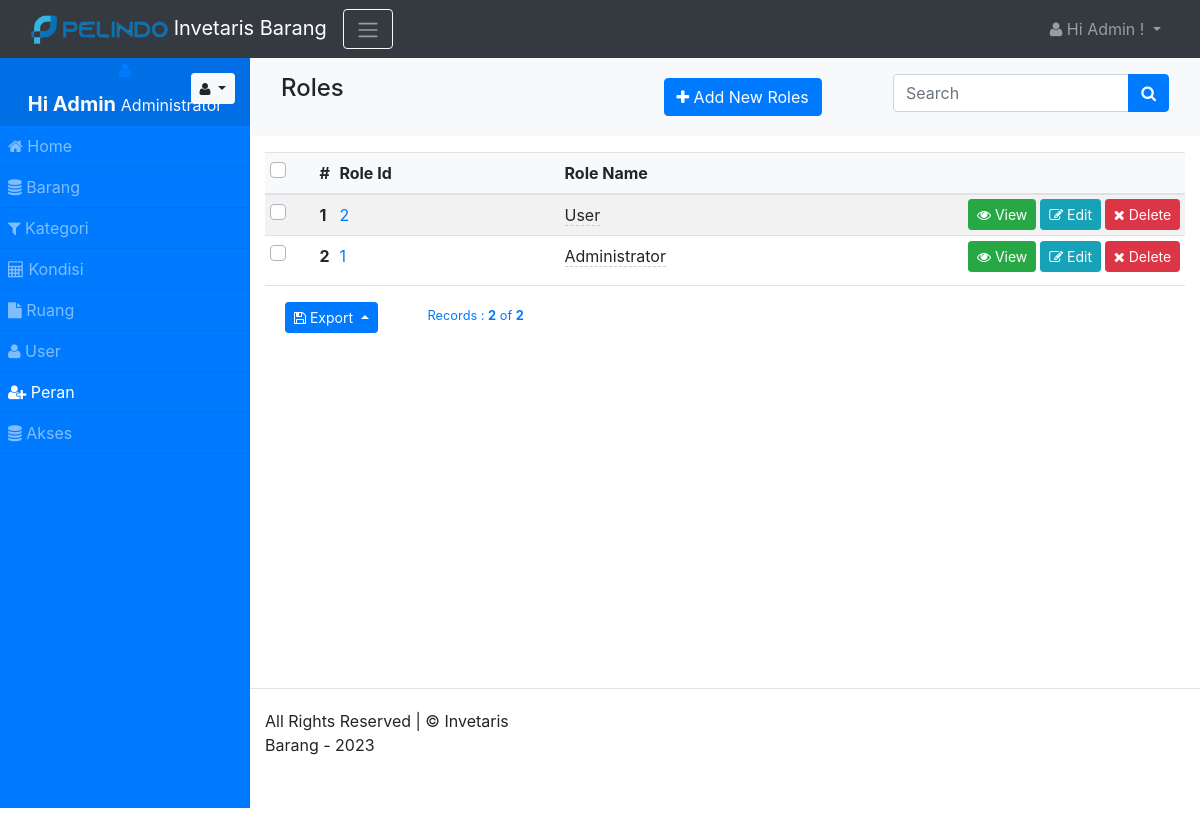
/roles (signed in), run on the app's committed database.
### tables this page shows
CREATE TABLE `roles` (
  `role_id` int(11) NOT NULL,
  `role_name` varchar(255) NOT NULL
);

### app/views/partials/roles/list.php (the view, shortened to what the rows shown need)
<?php
$can_edit = ACL::is_allowed("roles/edit");
$can_view = ACL::is_allowed("roles/view");
$can_delete = ACL::is_allowed("roles/delete");
?>
<?php
$page_element_id = "list-page-" . random_str();
$current_page = $this->set_current_page_link();
$view_data = $this->view_data;
$records = $view_data->records;
?>
<section class="page" id="<?php echo $page_element_id; ?>" data-page-type="list"  data-display-type="table" data-page-url="<?php print_link($current_page); ?>">
        <div  class="">
            <div class="container-fluid">
                <div class="row ">
                    <div class="col-md-12 comp-grid">
                        <div  class=" animated fadeIn page-content">
                            <div id="roles-list-records">
                                <div id="page-report-body" class="table-responsive">
                                    <table class="table  table-striped table-sm text-left">
                                        <thead class="table-header bg-light">
                                            <tr>
                                                <?php if($can_delete){ ?>
                                                <th class="td-checkbox">
                                                    <label class="custom-control custom-checkbox custom-control-inline">
                                                    </label>
                                                </th>
                                                <?php } ?>
                                                <th class="td-sno">#</th>
                                                <th  class="td-role_id"> Role Id</th>
                                                <th  class="td-role_name"> Role Name</th>
                                                <th class="td-btn"></th>
                                            </tr>
                                        </thead>
                                        <?php
                                        if(!empty($records)){
                                        ?>
                                        <tbody class="page-data" id="page-data-<?php echo $page_element_id; ?>">
                                            <?php
                                            $counter = 0;
                                            foreach($records as $data){
                                            $rec_id = (!empty($data['role_id']) ? urlencode($data['role_id']) : null);
                                            $counter++;
                                            ?>
                                            <tr>
                                                <?php if($can_delete){ ?>
                                                <th class=" td-checkbox">
                                                    <label class="custom-control custom-checkbox custom-control-inline">
                                                        </label>
                                                    </th>
                                                    <?php } ?>
                                                    <th class="td-sno"><?php echo $counter; ?></th>
                                                    <td class="td-role_id"><a href="<?php print_link("roles/view/$data[role_id]") ?>"><?php echo $data['role_id']; ?></a></td>
                                                    <td class="td-role_name">
                                                        <span <?php if($can_edit){ ?> data-value="<?php echo $data['role_name']; ?>"
                                                            data-pk="<?php echo $data['role_id'] ?>"
                                                            data-url="<?php print_link("roles/editfield/" . urlencode($data['role_id'])); ?>"
                                                            data-name="role_name"
                                                            data-title="Enter Role Name"
                                                            data-placement="left"
                                                            data-toggle="click"
                                                            data-type="text"
                                                            data-mode="popover"
                                                            data-showbuttons="left"
                                                            class="is-editable" <?php } ?>>
                                                            <?php echo $data['role_name']; ?>
                                                        </span>
                                                    </td>
                                                    <th class="td-btn">
                                                        <?php if($can_view){ ?>
                                                        <a class="btn btn-sm btn-success has-tooltip" title="View Record" href="<?php print_link("roles/view/$rec_id"); ?>">
                                                            <i class="fa fa-eye"></i> View
                                                        </a>
                                                        <?php } ?>
                                                        <?php if($can_edit){ ?>
                                                        <a class="btn btn-sm btn-info has-tooltip" title="Edit This Record" href="<?php print_link("roles/edit/$rec_id"); ?>">
                                                            <i class="fa fa-edit"></i> Edit
                                                        </a>
                                                        <?php } ?>
                                                        <?php if($can_delete){ ?>
                                                        <a class="btn btn-sm btn-danger has-tooltip record-delete-btn" title="Delete this record" href="" data-prompt-msg="Are you sure you want to delete this record?" data-display-style="modal">
                                                            <i class="fa fa-times"></i>
                                                            Delete
                                                        </a>
                                                        <?php } ?>
                                                    </th>
                                                </tr>
                                                <?php
                                                }
                                                ?>
                                            </tbody>
                                            <?php
                                            }
                                            ?>
                                        </table>
                                    </div>
                                                    </div>
                                                </div>
                                            </div>
                                        </div>
                                    </div>
                                </div>
                            </section>

### data on the page
roles: role_id "2", role_name "User"
roles: role_id "1", role_name "Administrator"

### other printed values
SITE_NAME "Invetaris Barang"
USER_NAME "Admin"
ACL::$user_role "Administrator"
$menuobj['label'] "Home"
$menuobj['label'] "Barang"
$menuobj['label'] "Kategori"
$menuobj['label'] "Kondisi"
$menuobj['label'] "Ruang"
$menuobj['label'] "User"
$menuobj['label'] "Peran"
$menuobj['label'] "Akses"
$record_position "2"
$this->total_records "2"
